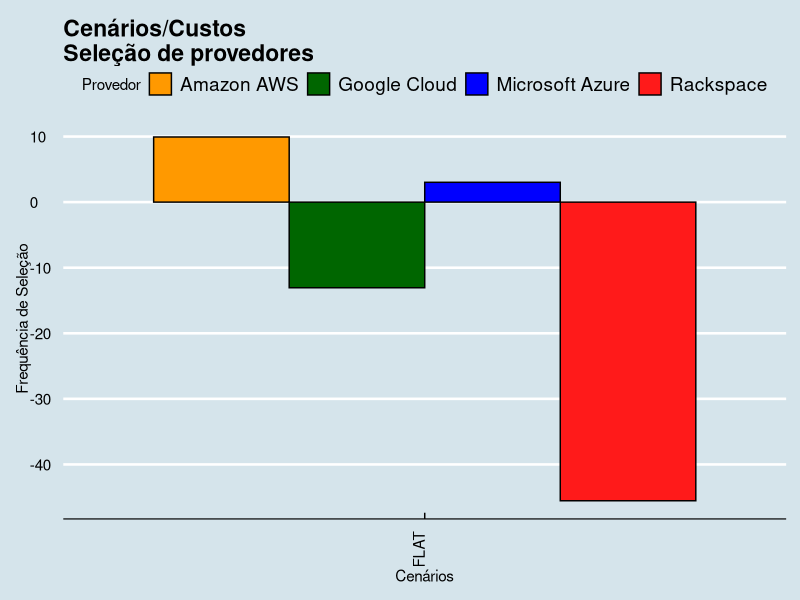
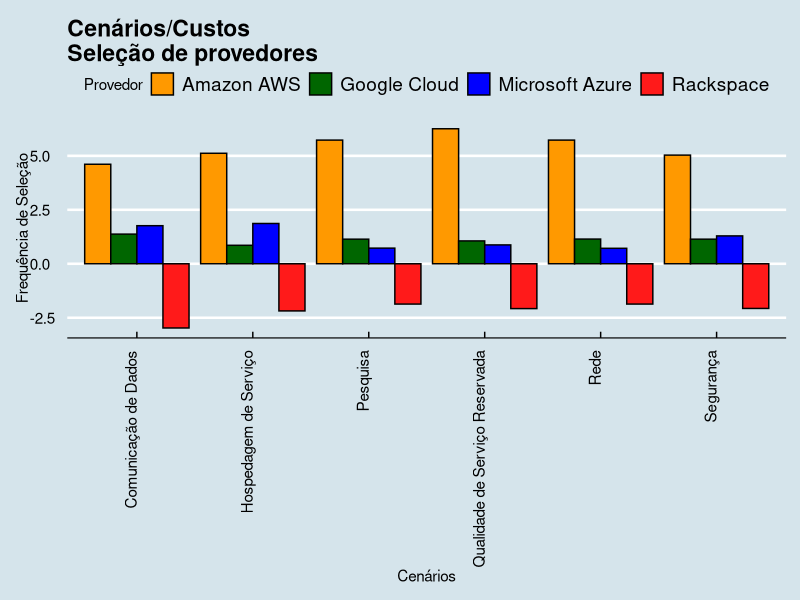
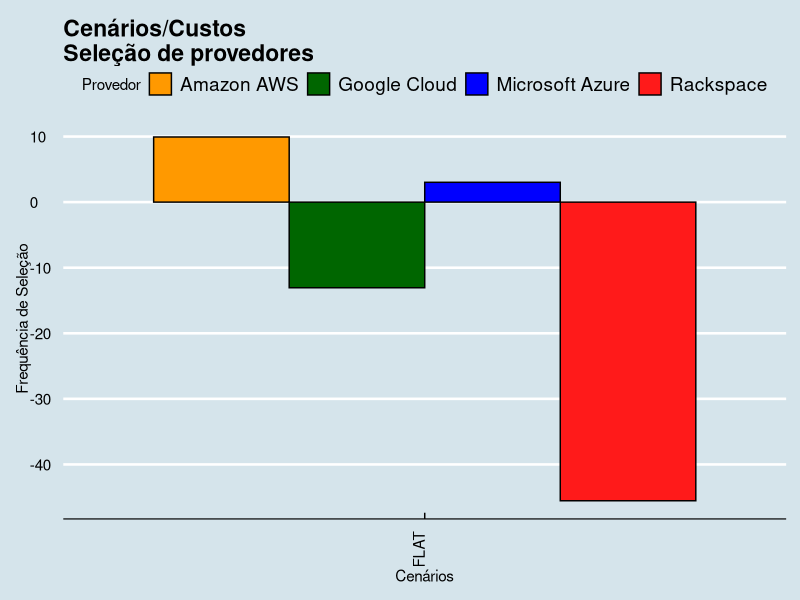
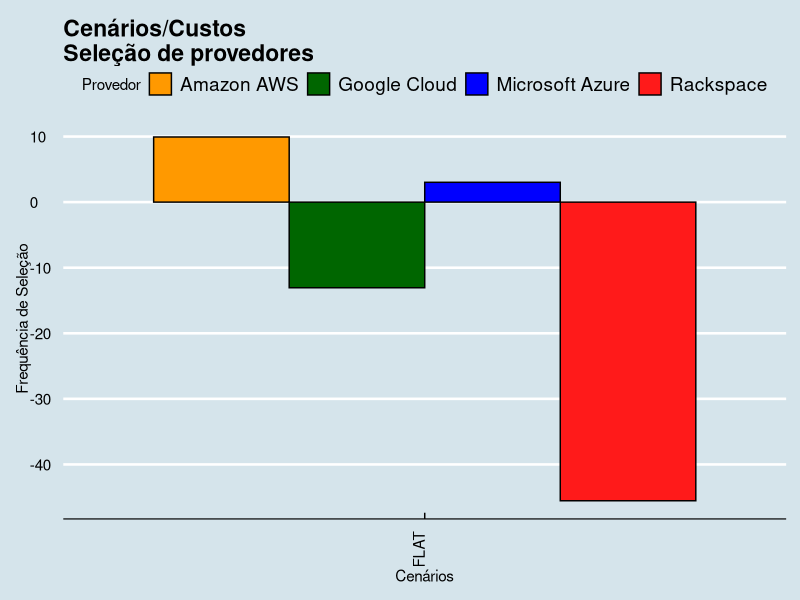
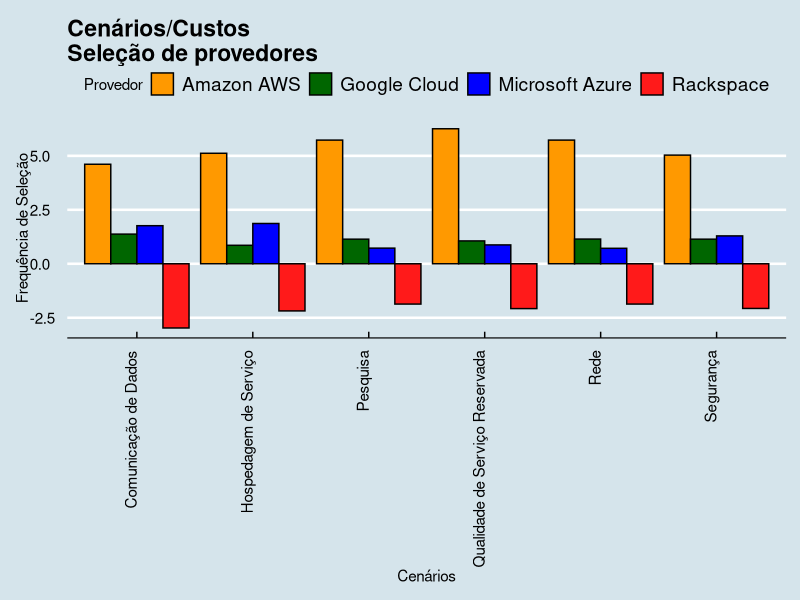
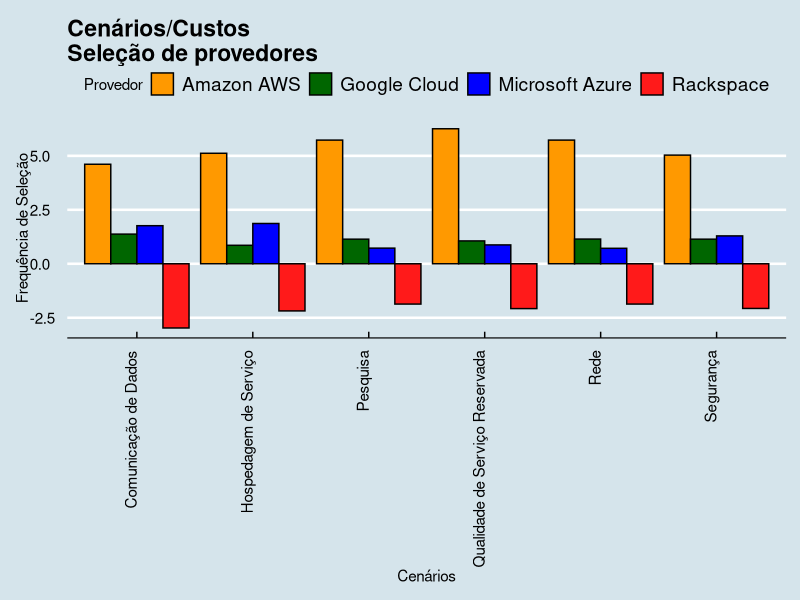

Generate these figures, in order, with R:
df<- (read.table('dadosCusto2.txt',header=TRUE,sep=';'))
df

library(ggplot2)
library("ggthemes")

h<-ggplot(data=df,aes(x=Cenario,y=Percentagem.Custo.Cenário,fill=Provedor))+
  ggtitle("Cenários/Custos\nSeleção de provedores")+
  xlab("Cenários")+
  ylab("Frequência de Seleção")+
  theme_economist(base_size=9)+
  geom_bar(stat="identity",color="black",position=position_dodge())+
  scale_fill_manual(values=c("#ff9900", "#006600", "#0000ff","#ff1a1a"))+
  theme(legend.position="top",axis.text.x = element_text(angle = 90, hjust = 1))
h

png("custoXcenario2.png")
print(h)
dev.off()
pdf("custoXcenario2.pdf")
print(h)
dev.off()

df<- (read.table('dadosCusto.txt',header=TRUE,sep=';'))
df

library(ggplot2)
library("ggthemes")

h<-ggplot(data=df,aes(x=Cenario,y=Percentagem.Custo.Cenário,fill=Provedor))+
  ggtitle("Cenários/Custos\nSeleção de provedores")+
  xlab("Cenários")+
  ylab("Frequência de Seleção")+
  theme_economist(base_size=9)+
  geom_bar(stat="identity",color="black",position=position_dodge())+
  scale_fill_manual(values=c("#ff9900", "#006600", "#0000ff","#ff1a1a"))+
  theme(legend.position="top",axis.text.x = element_text(angle = 90, hjust = 1))
h

png("custoXcenario.png")
print(h)
dev.off()
pdf("custoXcenario.pdf")
print(h)
dev.off()
